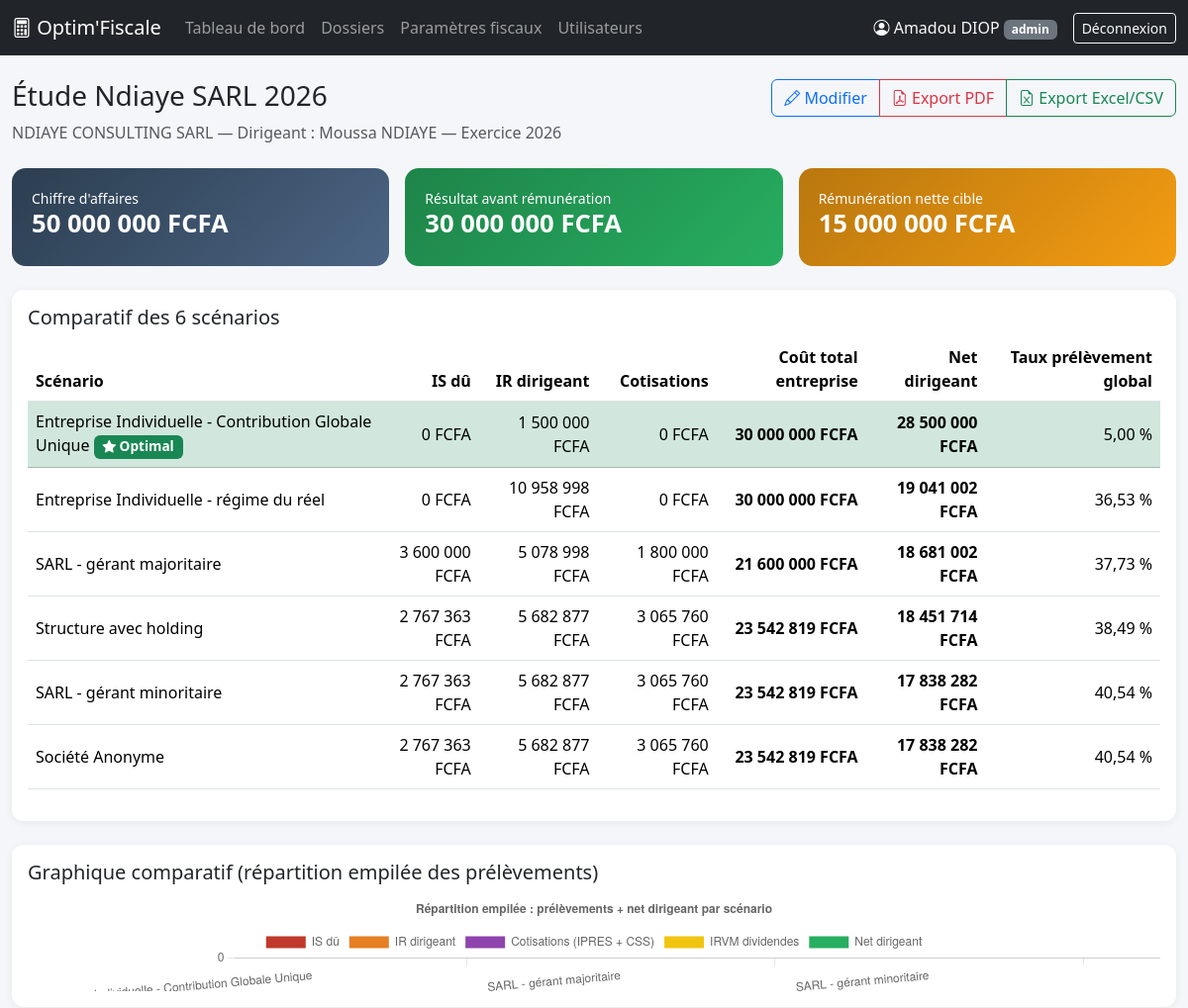
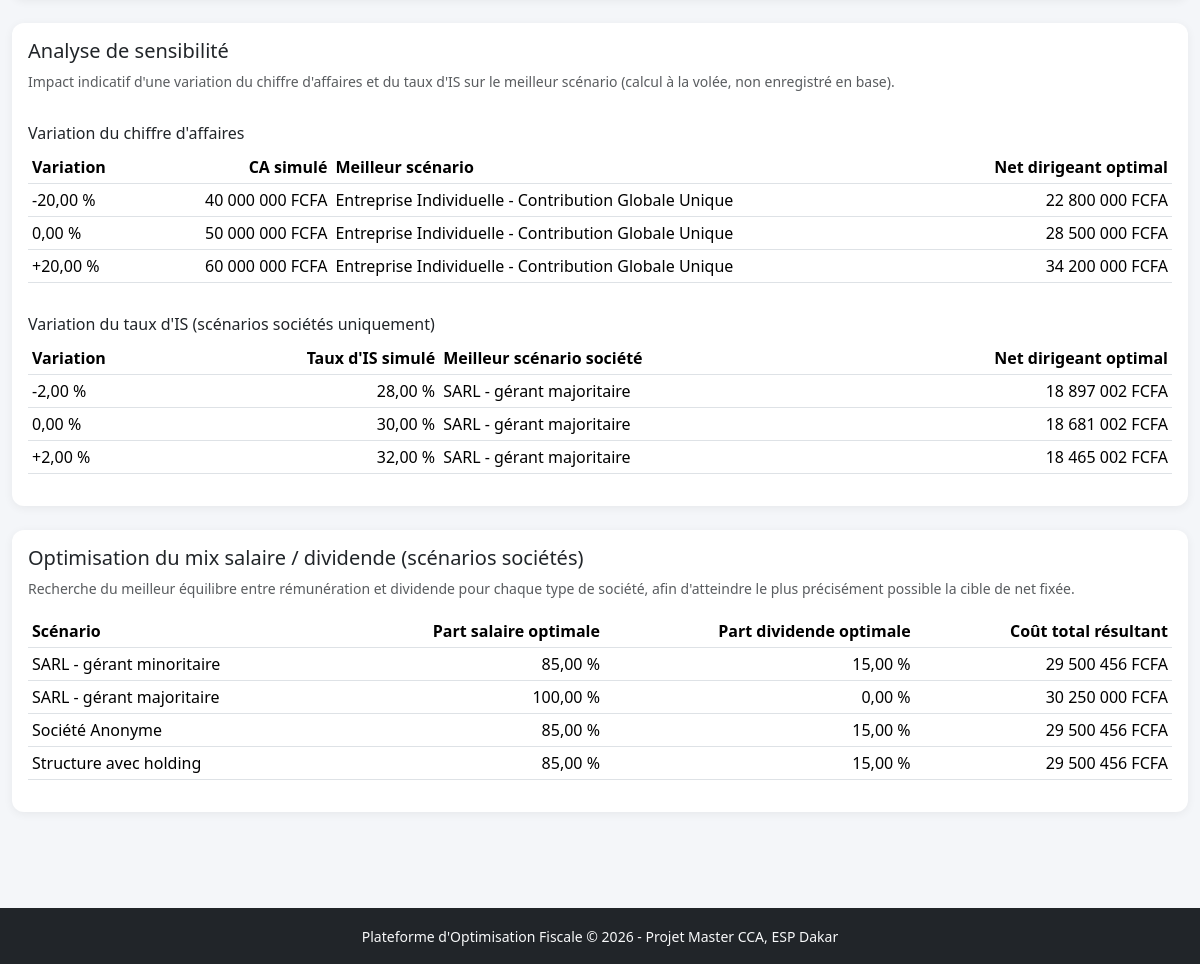
The page /pages/dossier_voir.php?id=1 (signed in) on the database its author committed (2 pictures, top to bottom).
### tables this page shows
CREATE TABLE dossiers (
    id_dossier          INT AUTO_INCREMENT PRIMARY KEY,
    id_utilisateur      INT NOT NULL,            
    id_client           INT NULL,                
    nom_dossier         VARCHAR(150) NOT NULL,
    nom_entreprise      VARCHAR(150) NULL,
    nom_dirigeant       VARCHAR(150) NULL,
    exercice            YEAR NOT NULL,
    statut              ENUM('brouillon', 'en_cours', 'finalise') NOT NULL DEFAULT 'brouillon',
    date_creation       DATETIME NOT NULL DEFAULT CURRENT_TIMESTAMP,
    date_modification   DATETIME NOT NULL DEFAULT CURRENT_TIMESTAMP ON UPDATE CURRENT_TIMESTAMP,
    FOREIGN KEY (id_utilisateur) REFERENCES utilisateurs(id_utilisateur),
    FOREIGN KEY (id_client) REFERENCES utilisateurs(id_utilisateur)
);

CREATE TABLE hypotheses (
    id_hypothese            INT AUTO_INCREMENT PRIMARY KEY,
    id_dossier               INT NOT NULL,
    chiffre_affaires         DECIMAL(15,2) NOT NULL,
    charges_hors_remuneration DECIMAL(15,2) NOT NULL,
    resultat_avant_remuneration DECIMAL(15,2) GENERATED ALWAYS AS
        (chiffre_affaires - charges_hors_remuneration) STORED,
    remuneration_nette_cible DECIMAL(15,2) NULL,   
    date_saisie              DATETIME NOT NULL DEFAULT CURRENT_TIMESTAMP,
    FOREIGN KEY (id_dossier) REFERENCES dossiers(id_dossier) ON DELETE CASCADE
);

### pages/dossier_voir.php (the view, shortened to what the rows shown need)
<?php
require_once __DIR__ . '/../includes/functions.php';
$pdo = getPDO();
$idDossier = (int) ($_GET['id'] ?? 0);
$stmt = $pdo->prepare('SELECT * FROM dossiers WHERE id_dossier = :id');
$stmt->execute(['id' => $idDossier]);
$dossier = $stmt->fetch();
$stmtH = $pdo->prepare('SELECT * FROM hypotheses WHERE id_dossier = :id ORDER BY id_hypothese DESC LIMIT 1');
$stmtH->execute(['id' => $idDossier]);
$hypotheses = $stmtH->fetch();
$parametres = getParametresFiscaux((int) $dossier['exercice']);
$bareme     = getBaremeIR((int) $dossier['exercice']);
$stmtScenarios = $pdo->query('SELECT * FROM scenarios ORDER BY id_scenario');
$scenarios = $stmtScenarios->fetchAll();
$resultats = [];
foreach ($scenarios as $scenario) {
    $res = calculerScenario($scenario['code'], $hypotheses, $parametres, $bareme, 0.6, 1.0);
    $resultats[] = array_merge(['code' => $scenario['code'], 'libelle' => $scenario['libelle']], $res);
}
usort($resultats, fn($a, $b) => $b['remuneration_nette_dirigeant'] <=> $a['remuneration_nette_dirigeant']);
$optimisations = [];
foreach ($scenarios as $scenario) {
    if (in_array($scenario['code'], ['SARL_MINO', 'SARL_MAJO', 'SA', 'HOLDING'], true)) {
        $opt = optimiserMixSalaireDividende($scenario['code'], $hypotheses, $parametres, $bareme,
            $hypotheses['remuneration_nette_cible'] !== null ? (float) $hypotheses['remuneration_nette_cible'] : null);
        $optimisations[] = array_merge(['libelle' => $scenario['libelle']], $opt);
    }
}
require_once __DIR__ . '/../includes/header.php';
?>
<div class="d-flex justify-content-between align-items-start mb-4 flex-wrap gap-2">
    <div>
        <h3><?= htmlspecialchars($dossier['nom_dossier']) ?></h3>
        <p class="text-muted mb-0">
            <?= htmlspecialchars($dossier['nom_entreprise'] ?? '—') ?> —
            Dirigeant : <?= htmlspecialchars($dossier['nom_dirigeant'] ?? '—') ?> —
            Exercice <?= htmlspecialchars($dossier['exercice']) ?>
        </p>
    </div>
</div>
<div class="row g-3 mb-4">
    <div class="col-md-4">
        <div class="kpi-card bg-kpi-1">
            <div class="small">Chiffre d'affaires</div>
            <h3><?= formaterMontant((float) $hypotheses['chiffre_affaires']) ?></h3>
        </div>
    </div>
    <div class="col-md-4">
        <div class="kpi-card bg-kpi-2">
            <div class="small">Résultat avant rémunération</div>
            <h3><?= formaterMontant((float) $hypotheses['resultat_avant_remuneration']) ?></h3>
        </div>
    </div>
    <div class="col-md-4">
        <div class="kpi-card bg-kpi-3">
            <div class="small">Rémunération nette cible</div>
            <h3><?= $hypotheses['remuneration_nette_cible'] ? formaterMontant((float) $hypotheses['remuneration_nette_cible']) : 'Non définie' ?></h3>
        </div>
    </div>
</div>
<div class="card p-3 mb-4">
    <div class="table-responsive">
        <table class="table table-hover align-middle">
            <thead>
                <tr>
                    <th>Scénario</th>
                    <th class="text-end">IS dû</th>
                    <th class="text-end">IR dirigeant</th>
                    <th class="text-end">Cotisations</th>
                    <th class="text-end">Coût total entreprise</th>
                    <th class="text-end">Net dirigeant</th>
                    <th class="text-end">Taux prélèvement global</th>
                </tr>
            </thead>
        </table>
    </div>
</div>
<div class="card p-3 mb-4">
    <div class="table-responsive">
        <table class="table table-sm">
            <thead>
                <tr>
                    <th>Variation</th>
                    <th class="text-end">CA simulé</th>
                    <th>Meilleur scénario</th>
                    <th class="text-end">Net dirigeant optimal</th>
                </tr>
            </thead>
        </table>
    </div>
    <div class="table-responsive">
        <table class="table table-sm">
            <thead>
                <tr>
                    <th>Variation</th>
                    <th class="text-end">Taux d'IS simulé</th>
                    <th>Meilleur scénario société</th>
                    <th class="text-end">Net dirigeant optimal</th>
                </tr>
            </thead>
        </table>
    </div>
</div>
<?php if (!empty($optimisations)): ?>
<div class="card p-3 mb-4">
    <div class="table-responsive">
        <table class="table table-sm">
            <thead>
                <tr>
                    <th>Scénario</th>
                    <th class="text-end">Part salaire optimale</th>
                    <th class="text-end">Part dividende optimale</th>
                    <th class="text-end">Coût total résultant</th>
                </tr>
            </thead>
        </table>
    </div>
</div>
<?php endif; ?>
<script>
 window.addEventListener('load', function() {
new Chart(document.getElementById('graphScenarios'), {
    type: 'bar',
    data: {
        labels: <?= json_encode(array_column($resultats, 'libelle')) ?>,
        datasets: [
            {
                label: "IS dû",
                data: <?= json_encode(array_column($resultats, 'is_du')) ?>,
                backgroundColor: '#c0392b'
            },
            {
                label: "IR dirigeant",
                data: <?= json_encode(array_column($resultats, 'ir_dirigeant')) ?>,
                backgroundColor: '#e67e22'
            },
            {
                label: "Cotisations (IPRES + CSS)",
                data: <?= json_encode(array_map(fn($r) => $r['cotisations_ipres'] + $r['cotisations_css'], $resultats)) ?>,
                backgroundColor: '#8e44ad'
            },
            {
                label: "IRVM dividendes",
                data: <?= json_encode(array_column($resultats, 'irvm_dividendes')) ?>,
                backgroundColor: '#f1c40f'
            },
            {
                label: "Net dirigeant",
                data: <?= json_encode(array_column($resultats, 'remuneration_nette_dirigeant')) ?>,
                backgroundColor: '#27ae60'
            }
        ]
    },
    options: {
        responsive: true,
        scales: {
            x: { stacked: true },
            y: { stacked: true, beginAtZero: true }
        },
        plugins: {
            title: { display: true, text: "Répartition empilée : prélèvements + net dirigeant par scénario" }
        }
    }
});
});
</script>
<?php require_once __DIR__ . '/../includes/footer.php'; ?>

### rows shown on the page
dossiers: nom_dossier "Étude Ndiaye SARL 2026", nom_entreprise "NDIAYE CONSULTING SARL", nom_dirigeant "Moussa NDIAYE", exercice "2026"
hypotheses: chiffre_affaires "50 000 000 FCFA", resultat_avant_remuneration "30 000 000 FCFA", remuneration_nette_cible "15 000 000 FCFA"

### other values the page prints
$_SESSION['nom_complet'] "Amadou DIOP"
$_SESSION['role'] "admin"
$r['libelle'] "Entreprise Individuelle - Contribution Globale Unique"
formaterMontant($r['is_du']) "0 FCFA"
formaterMontant($r['ir_dirigeant']) "1 500 000 FCFA"
formaterMontant($r['cotisations_ipres'] + $r['cotisations_css']) "0 FCFA"
formaterMontant($r['cout_total_entreprise']) "30 000 000 FCFA"
formaterMontant($r['remuneration_nette_dirigeant']) "28 500 000 FCFA"
formaterPourcentage($r['taux_prelevement_global']) "5,00 %"
$r['libelle'] "Entreprise Individuelle - régime du réel"
formaterMontant($r['ir_dirigeant']) "10 958 998 FCFA"
formaterMontant($r['remuneration_nette_dirigeant']) "19 041 002 FCFA"
formaterPourcentage($r['taux_prelevement_global']) "36,53 %"
$r['libelle'] "SARL - gérant majoritaire"
formaterMontant($r['is_du']) "3 600 000 FCFA"
